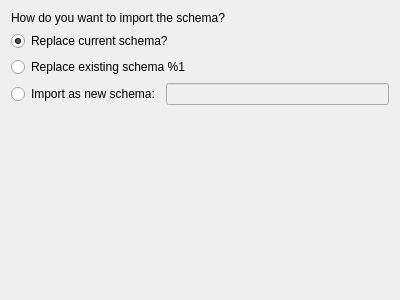
<?xml version="1.0" encoding="UTF-8"?>
<ui version="4.0">
 <class>KateHowToImportSchema</class>
 <widget class="QWidget" name="KateHowToImportSchema">
  <property name="geometry">
   <rect>
    <x>0</x>
    <y>0</y>
    <width>400</width>
    <height>300</height>
   </rect>
  </property>
  <layout class="QVBoxLayout" name="verticalLayout">
   <item>
    <widget class="QLabel" name="label">
     <property name="text">
      <string>How do you want to import the schema?</string>
     </property>
    </widget>
   </item>
   <item>
    <widget class="QRadioButton" name="radioReplaceCurrent">
     <property name="text">
      <string>Replace current schema?</string>
     </property>
     <property name="checked">
      <bool>true</bool>
     </property>
    </widget>
   </item>
   <item>
    <widget class="QRadioButton" name="radioReplaceExisting">
     <property name="text">
      <string>Replace existing schema %1</string>
     </property>
    </widget>
   </item>
   <item>
    <layout class="QHBoxLayout" name="horizontalLayout">
     <item>
      <widget class="QRadioButton" name="radioAsNew">
       <property name="text">
        <string>Import as new schema:</string>
       </property>
      </widget>
     </item>
     <item>
      <widget class="KLineEdit" name="newName">
       <property name="enabled">
        <bool>false</bool>
       </property>
      </widget>
     </item>
    </layout>
   </item>
   <item>
    <spacer name="verticalSpacer">
     <property name="orientation">
      <enum>Qt::Vertical</enum>
     </property>
     <property name="sizeHint" stdset="0">
      <size>
       <width>20</width>
       <height>179</height>
      </size>
     </property>
    </spacer>
   </item>
  </layout>
 </widget>
 <customwidgets>
  <customwidget>
   <class>KLineEdit</class>
   <extends>QLineEdit</extends>
   <header>klineedit.h</header>
  </customwidget>
 </customwidgets>
 <resources/>
 <connections>
  <connection>
   <sender>radioAsNew</sender>
   <signal>toggled(bool)</signal>
   <receiver>newName</receiver>
   <slot>setEnabled(bool)</slot>
   <hints>
    <hint type="sourcelabel">
     <x>110</x>
     <y>110</y>
    </hint>
    <hint type="destinationlabel">
     <x>263</x>
     <y>110</y>
    </hint>
   </hints>
  </connection>
 </connections>
</ui>
